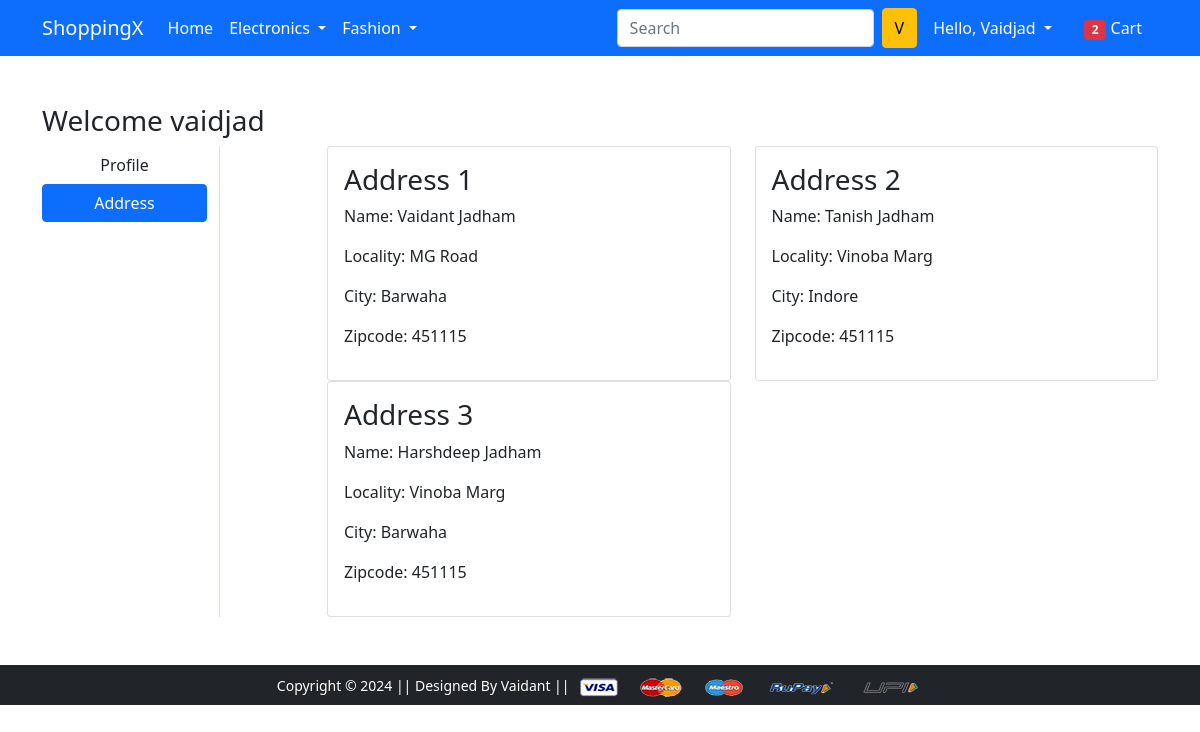
The app's page /address/ (signed in) with its own data.
### app/models.py (models this page shows, shortened)
class Customer(models.Model):
    user = models.ForeignKey(User,on_delete=models.CASCADE)
    name = models.CharField(max_length=100)
    locality = models.CharField(max_length=200)
    city = models.CharField(max_length=50)
    zipcode = models.CharField(max_length=6)
    state = models.CharField(choices = STATE_CHOICES, max_length=100)

### app/views.py (the view)
# urls.py: path('address/', views.address, name='address'),
@login_required
def address(request):
    addr = Customer.objects.filter(user = request.user)
    return render(request, 'app/address.html',{'addr':addr,'active':'btn-primary'})

### app/context_processors.py (called while the page is built)
def cart_count(request):
    if request.user.is_authenticated:
        cart_item_count = Cart.objects.filter(user=request.user).count()
    else:
        cart_item_count = 0
    return {'cart_count': cart_item_count}

### app/templates/app/address.html (shortened to what this page needs)
{% extends 'app/base.html' %}
{% load static %}
{% block main-content %}
<div class="container my-5">
 <div class="row">
 <h3>Welcome {{request.user}}</h3>
  <div class="col-sm-2 border-end">
   <ul class="list-unstyled">
    <li class="d-grid"><a href="{% url 'profile' %}" class="btn ">Profile</a></li>
    <li class="d-grid"><a href="{% url 'address' %}" class="btn {{active}}">Address</a></li>
   </ul>
  </div>
  <div class="col-sm-9 offset-sm-1">
   <div class="row">
    {% for ad in addr  %}
    <div class="col-sm-6">
     <div class="card">
      <div class="card-body">
       <h3>Address {{forloop.counter}}</h3>
       <p>Name: {{ad.name}}</p>
       <p>Locality: {{ad.locality}}</p>
       <p>City: {{ad.city}}</p>
       <p>Zipcode: {{ad.zipcode}}</p>
      </div>
     </div>
    </div>
    {% endfor %}
   </div>
  </div>
 </div>
</div>
{% endblock main-content %}

### app/templates/app/base.html (shortened to what this page needs)
<!doctype html>
{% load static %}
<html lang="en">
  <head>
    <link href="https://cdn.jsdelivr.net/npm/bootstrap@5.0.0-beta1/dist/css/bootstrap.min.css" rel="stylesheet">
    <link rel="stylesheet" href="{% static 'app/css/owl.carousel.min.css' %}">
    <link rel="stylesheet" href="{% static 'app/css/all.min.css' %}">
    <link rel="stylesheet" href="{% static 'app/css/style.css' %}">
  </head>
  <body>
    <nav class="navbar navbar-expand-lg navbar-dark bg-primary">
     <div class="container">
       <a class="navbar-brand" href="/">ShoppingX</a>
       <div class="collapse navbar-collapse" id="navbarSupportedContent">
         <ul class="navbar-nav me-auto mb-2 mb-lg-0">
           <li class="nav-item">
             <a class="nav-link active" aria-current="page" href="/">Home</a>
           </li>
           <li class="nav-item dropdown">
             <a class="nav-link dropdown-toggle text-white" href="#" id="electronicsDropdown" role="button" data-bs-toggle="dropdown" aria-expanded="false">
               Electronics
             </a>
           </li>
           <li class="nav-item dropdown">
             <a class="nav-link dropdown-toggle text-white" href="#" id="fashionDropdown" role="button" data-bs-toggle="dropdown" aria-expanded="false">
               Fashion
             </a>
           </li>
         </ul>
         <form class="d-flex">
           <input class="form-control me-2" type="search" placeholder="Search" aria-label="Search">
         </form>
         <div>
          <ul class="navbar-nav me-auto mb-2 mb-lg-0">
            {% if request.user.is_authenticated %}
            <button class="btn btn-warning" type="submit">{{ request.user.username|slice:":1"|upper }}</button>
           <li class="nav-item dropdown mx-2">
              <a class="nav-link dropdown-toggle text-white" href="#" id="profileDropdown" role="button" data-bs-toggle="dropdown" aria-expanded="false">
                Hello, {{request.user.username|capfirst}}
              </a>
            </li>
            <li class="nav-item mx-2">
             <a href="{% url 'show_cart' %}" class="nav-link text-white"><span class="badge bg-danger">{{cart_count}}</span> Cart </a>
            </li>
            {% endif %}
          </ul>
         </div>
       </div>
     </div>
    </nav>
    {% block main-content %} {% endblock main-content %}
    <footer class="container-fluid bg-dark text-center p-2 mt-5">
        <small class="text-white">Copyright &copy; 2024 || Designed By Vaidant || </small>
        <img src="{% static 'app/images/payment.png' %}" alt="" srcset="" class="img-fluid" height="2px">
    </footer>
  </body>
</html>

### records on screen
Customer: name "Vaidant Jadham", locality "MG Road", city "Barwaha", zipcode "451115"
Customer: name "Tanish Jadham", locality "Vinoba Marg", city "Indore", zipcode "451115"
Customer: name "Harshdeep Jadham", locality "Vinoba Marg", city "Barwaha", zipcode "451115"

### other values on screen
{{ request.user.username|slice:":1"|upper }} "V"
{{ request.user.username|capfirst }} "Vaidjad"
{{ cart_count }} "2"
{{ request.user }} "vaidjad"
